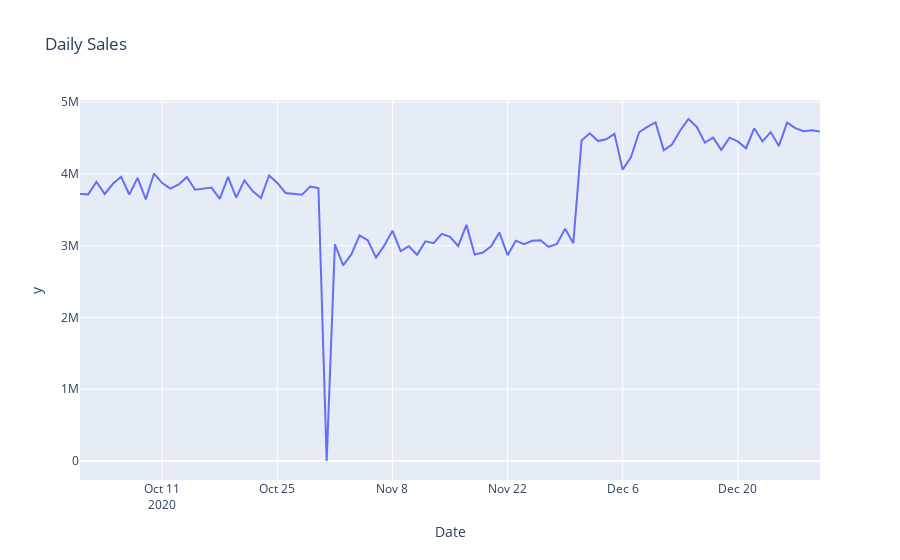

The cell this chart's notebook holds for it:
### Code cell
# Daily Report: resample by Day

daily_report = sales_report.resample('D').sum()
daily_sales = px.line(data_frame = sales_report.resample('D').sum(), y = daily_report['Sales'], title = 'Daily Sales')
daily_sales
